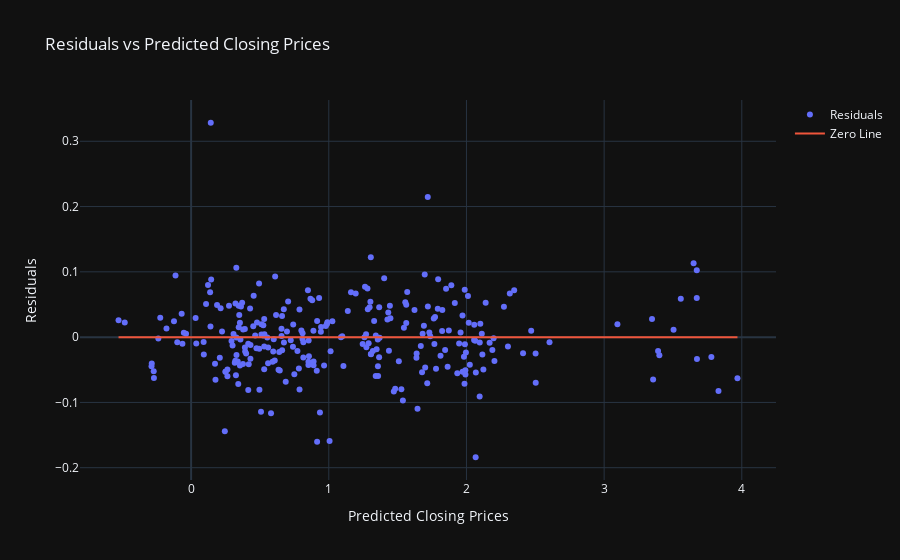

Notebook source saved alongside this figure:
### Markdown cell above
#### Pretty good, we will improve this further later on in the project.  Let's look at a residuals plot as well now.

### Code cell
# Calculate the residuals first.
residuals = y_test - y_pred

# Create the residuals plot
fig = go.Figure()

fig.add_trace(go.Scatter(x = y_pred, y = residuals,
                mode = 'markers',
                name = 'Residuals'))

fig.add_trace(go.Scatter(x = y_pred, y = np.zeros_like(y_pred),
                mode = 'lines',
                name = 'Zero Line'))

fig.update_layout(title = 'Residuals vs Predicted Closing Prices',
                xaxis_title = 'Predicted Closing Prices',
                yaxis_title = 'Residuals',
                template = 'plotly_dark')

fig.show()

### Figure 1 — Plotly figure (JSON) as saved in the notebook; plotly's stock layout.template omitted (floating-point values rounded to 4 significant figures; data arrays with more than 128 entries replaced by an {"elided": "..."} marker saying what was removed)
{"data": [{"mode": "markers", "name": "Residuals", "type": "scatter", "x": {"elided": "277 float values"}, "y": {"elided": "277 float values"}}, {"mode": "lines", "name": "Zero Line", "type": "scatter", "x": {"elided": "277 float values"}, "y": {"elided": "277 int values"}}], "layout": {"title": {"text": "Residuals vs Predicted Closing Prices"}, "xaxis": {"title": {"text": "Predicted Closing Prices"}}, "yaxis": {"title": {"text": "Residuals"}}}}
